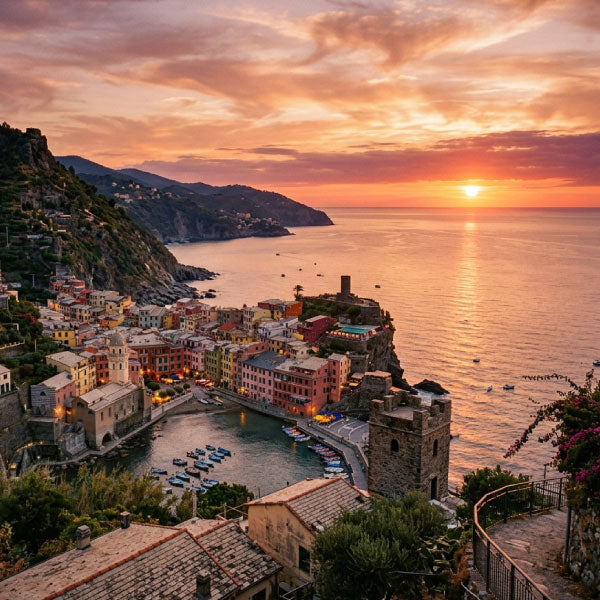
#> input picture nature.jpg, 600 x 600 px
$ python Opencv.py
#> lines starting #> are read from the running program, lines starting #| are printed output that depends on the picture
import cv2
import numpy as np

img = cv2.imread("nature.jpg")
#> img is the input picture: shape (600, 600, 3); mean B, G, R 85.6, 103.9, 142.2

gausssian = cv2.GaussianBlur(img, (9,9), 0)
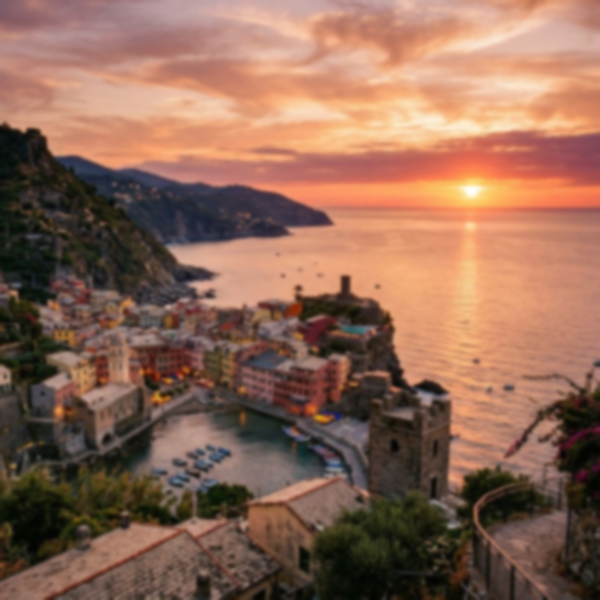
#> gausssian: shape (600, 600, 3); mean B, G, R 85.6, 103.9, 142.2
median = cv2.medianBlur(img, 9)
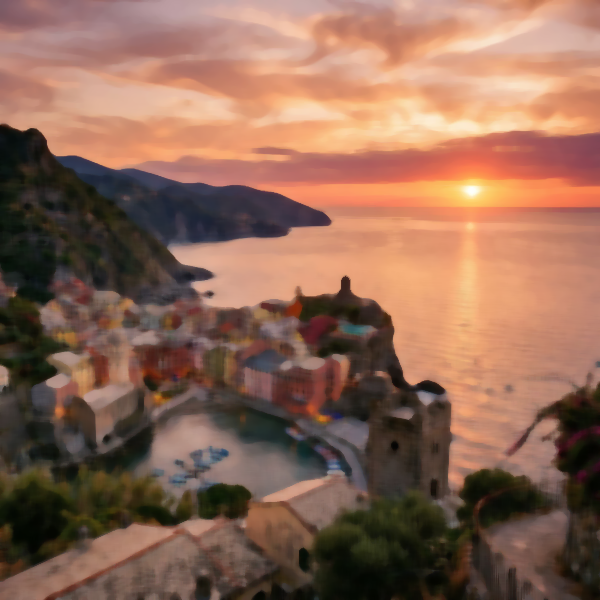
#> median: shape (600, 600, 3); mean B, G, R 85.2, 103.7, 141.9
combined = np.hstack((img, gausssian, median))
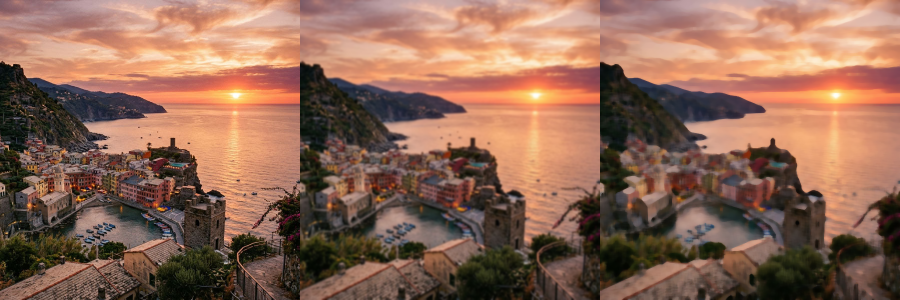
#> combined: shape (600, 1800, 3) (shown at 1/2 size); mean B, G, R 85.4, 103.9, 142.1
cv2.imshow("Original | Gaussian | Median", combined)

cv2.waitKey(0)
cv2.destroyAllWindows

$ run again, with goat.jpeg copied over nature.jpg
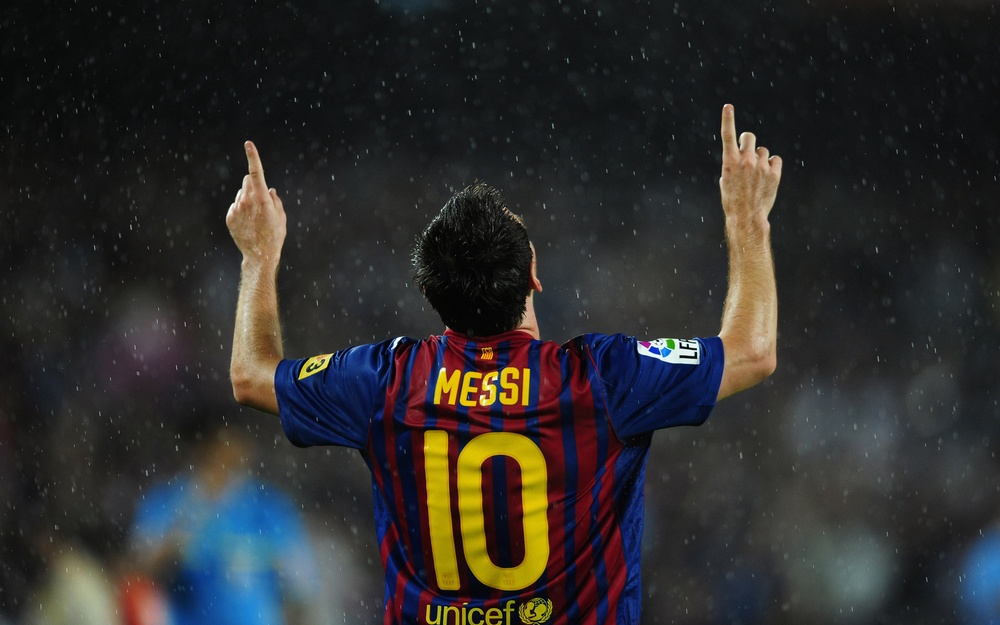
#> input picture goat.jpeg, 1000 x 625 px, shrunk from 1920 x 1200 before the run
#> img is the input picture: shape (625, 1000, 3); mean B, G, R 44.2, 45, 46.1
#> `combined = np.hstack((img, gausssian, median))`:
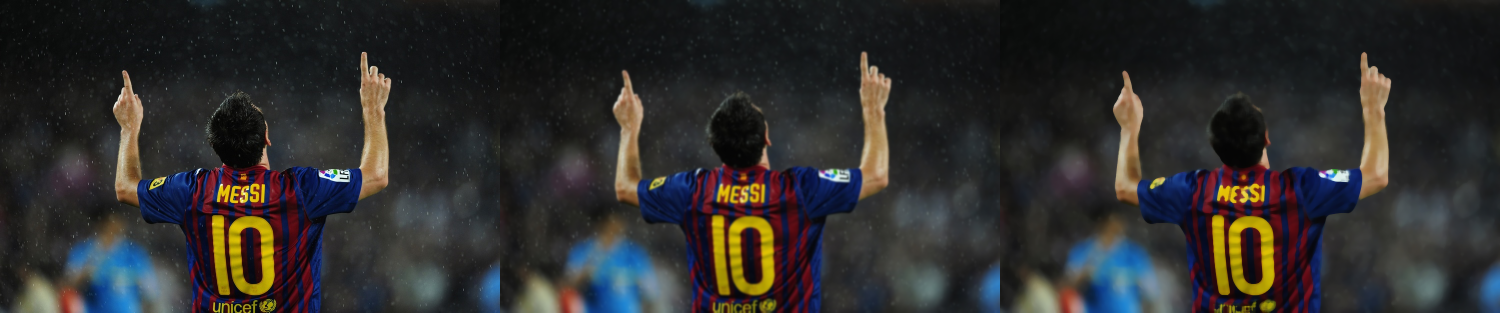
#> combined: shape (625, 3000, 3) (shown at 1/2 size); mean B, G, R 43.9, 44.8, 45.9
